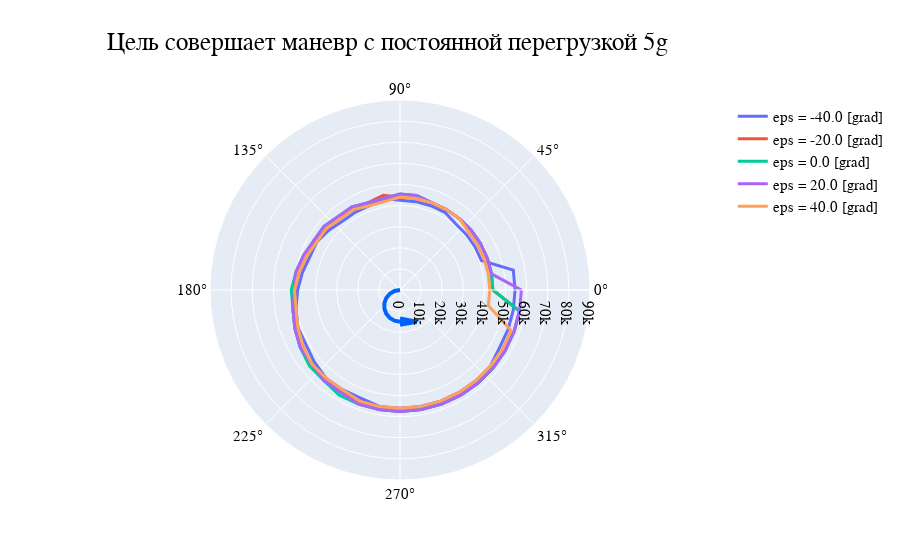

This figure's notebook cell:
### Code cell
plot_data = [
    go.Scatterpolar(
        name=f'eps = {eps} [grad]',
        r = edge.r,
        theta =  edge.theta,
#         fill='toself',
        mode='lines',
        line=dict(width=3)
    ) for eps, edge in edges.items()
]

theta = np.linspace(180, 270, 10)
r = abs(np.sin(np.radians(theta))) * 15e3

plot_data.extend(
    [
        go.Scatterpolar(
            name=f'target',
            r=r,
            theta=theta,
            mode='lines',
            showlegend=False,
            line=dict(width=4, color='rgb(0, 100, 250)')
        ),
        go.Scatterpolar(
            name=f'target',
            r = [r[-1], r[-1] / np.cos(np.radians(28))],
            theta =  [theta[-1], theta[-1] + 28],
            mode='lines',
            showlegend=False,
            line=dict(width=4, color='rgb(0, 100, 250)')
        ),
        go.Scatterpolar(
            name=f'target',
            r = [r[-1] / np.cos(np.radians(28)), r[-1] * 1.1],
            theta =  [theta[-1] + 28, theta[-1]],
            mode='lines',
            showlegend=False,
            line=dict(width=4, color='rgb(0, 100, 250)')
        ),
        go.Scatterpolar(
            name=f'target',
            r = [r[-1] / np.cos(np.radians(28)), r[-1] * 0.9],
            theta =  [theta[-1] + 28, theta[-1]],
            mode='lines',
            showlegend=False,
            line=dict(width=4, color='rgb(0, 100, 250)')
        )
    ]
)


layout = go.Layout(
    title=dict(
        text='Цель совершает маневр с постоянной перегрузкой 5g', 
        x=0.43,
        font=dict(size=25)
    ),
    font=dict(
        size=15,
        family='Courier New',
        color='rgb(0, 0, 0)'
    ),
    polar=dict(
        radialaxis=dict(
            visible=True,
            range=[0, 90e3],
            angle=0
        ),
        sector = [0, 360],
        angularaxis=dict(
        )
    ),
    paper_bgcolor='rgb(255, 255, 255)',
#     polar_bgcolor='rgb(250, 250, 250)',
    showlegend=True
)


fig = go.Figure(
    data = plot_data,
    layout=layout
)

fig.show()

### Figure 1 — Plotly figure (JSON) as saved in the notebook; plotly's stock layout.template omitted (floating-point values rounded to 4 significant figures)
{"data": [{"line": {"width": 3}, "mode": "lines", "name": "eps = -40.0 [grad]", "r": [54500, 54500, 41000, 41000, 41000, 41000, 42500, 42500, 42500, 42500, 44000, 42500, 42500, 42500, 44000, 45500, 45500, 47000, 48500, 50000, 51500, 51500, 53000, 54500, 54500, 54500, 56000, 56000, 56000, 56000, 56000, 56000, 56000, 54500, 54500, 54500, 54500], "theta": [0, 10, 20, 30, 40, 50, 60, 70, 80, 90, 100, 110, 120, 130, 140, 150, 160, 170, 180, 190, 200, 210, 220, 230, 240, 250, 260, 270, 280, 290, 300, 310, 320, 330, 340, 350, 0], "type": "scatterpolar"}, {"line": {"width": 3}, "mode": "lines", "name": "eps = -20.0 [grad]", "r": [44000, 44000, 44000, 44000, 44000, 44000, 44000, 44000, 44000, 44000, 45500, 44000, 44000, 45500, 45500, 47000, 47000, 48500, 50000, 51500, 53000, 54500, 54500, 56000, 56000, 56000, 57500, 57500, 57500, 57500, 57500, 57500, 57500, 57500, 57500, 57500, 44000], "theta": [0, 10, 20, 30, 40, 50, 60, 70, 80, 90, 100, 110, 120, 130, 140, 150, 160, 170, 180, 190, 200, 210, 220, 230, 240, 250, 260, 270, 280, 290, 300, 310, 320, 330, 340, 350, 0], "type": "scatterpolar"}, {"line": {"width": 3}, "mode": "lines", "name": "eps = 0.0 [grad]", "r": [44000, 44000, 44000, 44000, 44000, 44000, 44000, 44000, 45500, 45500, 44000, 44000, 45500, 45500, 47000, 47000, 48500, 50000, 51500, 51500, 53000, 54500, 56000, 56000, 57500, 57500, 57500, 57500, 57500, 57500, 57500, 57500, 57500, 57500, 57500, 57500, 44000], "theta": [0, 10, 20, 30, 40, 50, 60, 70, 80, 90, 100, 110, 120, 130, 140, 150, 160, 170, 180, 190, 200, 210, 220, 230, 240, 250, 260, 270, 280, 290, 300, 310, 320, 330, 340, 350, 0], "type": "scatterpolar"}, {"line": {"width": 3}, "mode": "lines", "name": "eps = 20.0 [grad]", "r": [57500, 44000, 44000, 44000, 44000, 44000, 44000, 44000, 45500, 45500, 44000, 44000, 45500, 45500, 47000, 47000, 48500, 50000, 50000, 51500, 53000, 54500, 54500, 56000, 56000, 57500, 57500, 57500, 57500, 57500, 57500, 57500, 57500, 57500, 57500, 57500, 57500], "theta": [0, 10, 20, 30, 40, 50, 60, 70, 80, 90, 100, 110, 120, 130, 140, 150, 160, 170, 180, 190, 200, 210, 220, 230, 240, 250, 260, 270, 280, 290, 300, 310, 320, 330, 340, 350, 0], "type": "scatterpolar"}, {"line": {"width": 3}, "mode": "lines", "name": "eps = 40.0 [grad]", "r": [42500, 42500, 42500, 42500, 42500, 44000, 44000, 44000, 44000, 44000, 42500, 42500, 44000, 44000, 45500, 45500, 47000, 48500, 50000, 50000, 51500, 53000, 54500, 54500, 54500, 56000, 56000, 56000, 56000, 56000, 56000, 56000, 56000, 56000, 56000, 42500, 42500], "theta": [0, 10, 20, 30, 40, 50, 60, 70, 80, 90, 100, 110, 120, 130, 140, 150, 160, 170, 180, 190, 200, 210, 220, 230, 240, 250, 260, 270, 280, 290, 300, 310, 320, 330, 340, 350, 0], "type": "scatterpolar"}, {"line": {"color": "rgb(0, 100, 250)", "width": 4}, "mode": "lines", "name": "target", "r": [1.837e-12, 2605.0, 5130.0, 7500.0, 9642.0, 11490.0, 12990.0, 14100.0, 14770.0, 15000], "showlegend": false, "theta": [180, 190, 200, 210, 220, 230, 240, 250, 260, 270], "type": "scatterpolar"}, {"line": {"color": "rgb(0, 100, 250)", "width": 4}, "mode": "lines", "name": "target", "r": [15000, 16990.0], "showlegend": false, "theta": [270, 298], "type": "scatterpolar"}, {"line": {"color": "rgb(0, 100, 250)", "width": 4}, "mode": "lines", "name": "target", "r": [16990.0, 16500], "showlegend": false, "theta": [298, 270], "type": "scatterpolar"}, {"line": {"color": "rgb(0, 100, 250)", "width": 4}, "mode": "lines", "name": "target", "r": [16990.0, 13500], "showlegend": false, "theta": [298, 270], "type": "scatterpolar"}], "layout": {"font": {"color": "rgb(0, 0, 0)", "family": "Courier New", "size": 15}, "paper_bgcolor": "rgb(255, 255, 255)", "polar": {"radialaxis": {"angle": 0, "range": [0, 90000], "visible": true}, "sector": [0, 360]}, "showlegend": true, "title": {"font": {"size": 25}, "text": "Цель совершает маневр с постоянной перегрузкой 5g", "x": 0.43}}}
